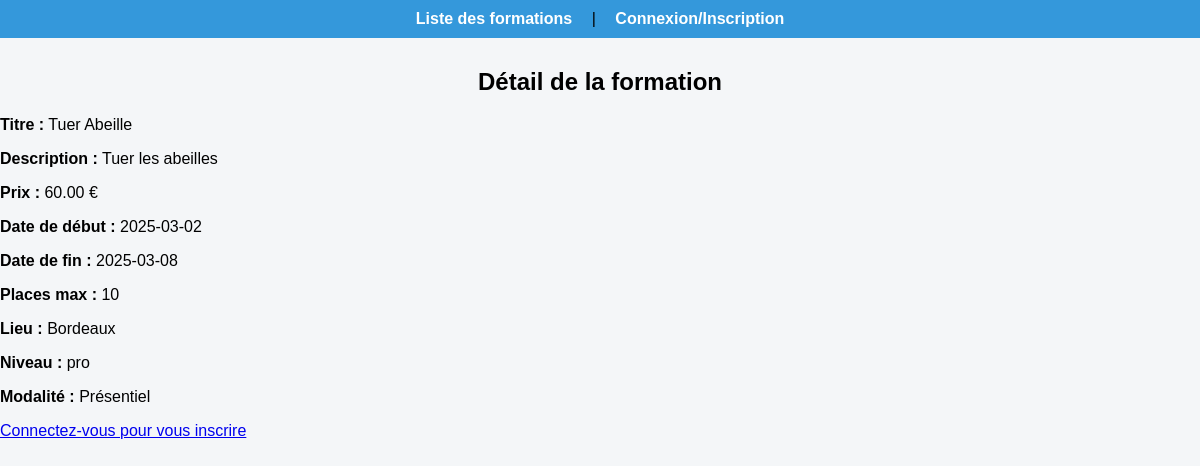
The app's page /MVC/index.php?action=detail&id=2 with its own data.
### tables this page shows
CREATE TABLE `formations` (
  `id` int(11) NOT NULL,
  `titreFormation` varchar(255) DEFAULT NULL,
  `descriptionFormation` text DEFAULT NULL,
  `prixFormation` decimal(10,2) DEFAULT NULL,
  `dateDebutForm` date DEFAULT NULL,
  `dtFinForm` date DEFAULT NULL,
  `placeMaxForm` int(11) DEFAULT NULL,
  `idModalité` int(11) DEFAULT NULL,
  `idLieu` int(11) DEFAULT NULL,
  `idNiv` int(11) DEFAULT NULL
);

CREATE TABLE `lieu_form` (
  `id` int(11) NOT NULL,
  `libelle` varchar(255) DEFAULT NULL
);

CREATE TABLE `niveau_form` (
  `id` int(11) NOT NULL,
  `libelle` varchar(255) DEFAULT NULL
);

CREATE TABLE `modalite_form` (
  `id` int(11) NOT NULL,
  `libelle` varchar(255) DEFAULT NULL
);

### MVC/controler/c_formation.php (called while the page is built, shortened)
<?php
require_once 'model/Formations.php';
class FormationController {
    private $db;
    public function __construct($db) {
        $this->db = $db;
    }
    public function detail($id) {
        $formations = new Formations($this->db);
        $formation = $formations->getById($id);
        require 'views/v_detailFormation.php';
    }
}

### MVC/model/Formations.php (called while the page is built, shortened)
<?php
class Formations {
    private $conn;
    public function __construct($db) {
        $this->conn = $db;
    }
    public function getById($id) {
        $query = "SELECT f.*, l.libelle AS lNom, m.libelle AS mNom, n.libelle AS nNom
                  FROM formations f
                  JOIN lieu_form l ON f.idLieu = l.id
                  JOIN modalite_form m ON f.idModalité = m.id
                  JOIN niveau_form n ON f.idNiv = n.id
                  WHERE f.id = :id";
        $stmt = $this->conn->prepare($query);
        $stmt->bindParam(":id", $id, PDO::PARAM_INT);
        $stmt->execute();
        return $stmt->fetch(PDO::FETCH_ASSOC);
    }
}

### MVC/views/v_detailFormation.php (the view)
<?php include 'views/layouts/nav.php'; ?>
<h2>Détail de la formation</h2>
<link rel="stylesheet" href="style.css">
<p><strong>Titre :</strong> <?= htmlspecialchars($formation['titreFormation']) ?></p>
<p><strong>Description :</strong> <?= htmlspecialchars($formation['descriptionFormation']) ?></p>
<p><strong>Prix :</strong> <?= htmlspecialchars($formation['prixFormation']) ?> €</p>
<p><strong>Date de début :</strong> <?= htmlspecialchars($formation['dateDebutForm']) ?></p>
<p><strong>Date de fin :</strong> <?= htmlspecialchars($formation['dtFinForm']) ?></p>
<p><strong>Places max :</strong> <?= htmlspecialchars($formation['placeMaxForm']) ?></p>
<p><strong>Lieu :</strong> <?= htmlspecialchars($formation['lNom']) ?></p>
<p><strong>Niveau :</strong> <?= htmlspecialchars($formation['nNom']) ?></p>
<p><strong>Modalité :</strong> <?= htmlspecialchars($formation['mNom']) ?></p>
<?php if (isset($_SESSION['client_id'])): ?>
    <a href="index.php?action=inscrire&id=<?= $formation['id'] ?>">M'inscrire à cette formation</a>
<?php else: ?>
    <a href="index.php?action=auth">Connectez-vous pour vous inscrire</a>
<?php endif; ?>

### MVC/style.css (style rules this page uses)
h2 { text-align: center; margin-top: 30px; }

### records on screen
formations: titreFormation "Tuer Abeille", descriptionFormation "Tuer les abeilles", prixFormation "60.00", dateDebutForm "2025-03-02", dtFinForm "2025-03-08", placeMaxForm "10", idLieu.libelle "Bordeaux", idNiv.libelle "pro", idModalité.libelle "Présentiel"
